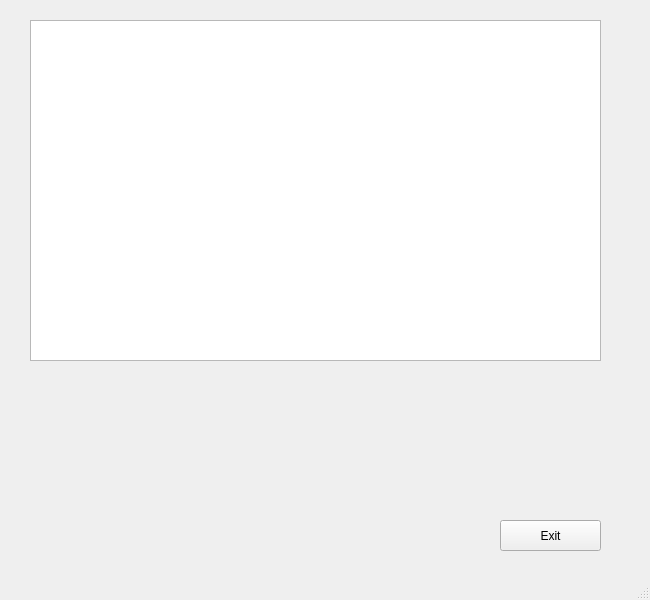
<?xml version="1.0" encoding="UTF-8"?>
<ui version="4.0">
 <class>sierpinskiTriangle</class>
 <widget class="QMainWindow" name="sierpinskiTriangle">
  <property name="geometry">
   <rect>
    <x>0</x>
    <y>0</y>
    <width>650</width>
    <height>600</height>
   </rect>
  </property>
  <property name="minimumSize">
   <size>
    <width>650</width>
    <height>600</height>
   </size>
  </property>
  <property name="maximumSize">
   <size>
    <width>650</width>
    <height>600</height>
   </size>
  </property>
  <property name="windowTitle">
   <string>MainWindow</string>
  </property>
  <widget class="QWidget" name="centralwidget">
   <widget class="QPushButton" name="pushButton">
    <property name="geometry">
     <rect>
      <x>500</x>
      <y>520</y>
      <width>101</width>
      <height>31</height>
     </rect>
    </property>
    <property name="text">
     <string>Exit</string>
    </property>
   </widget>
   <widget class="QGraphicsView" name="graphicsView">
    <property name="geometry">
     <rect>
      <x>30</x>
      <y>20</y>
      <width>571</width>
      <height>341</height>
     </rect>
    </property>
   </widget>
  </widget>
  <widget class="QMenuBar" name="menubar">
   <property name="geometry">
    <rect>
     <x>0</x>
     <y>0</y>
     <width>650</width>
     <height>22</height>
    </rect>
   </property>
  </widget>
  <widget class="QStatusBar" name="statusbar"/>
 </widget>
 <resources/>
 <connections>
  <connection>
   <sender>pushButton</sender>
   <signal>clicked()</signal>
   <receiver>sierpinskiTriangle</receiver>
   <slot>close()</slot>
   <hints>
    <hint type="sourcelabel">
     <x>520</x>
     <y>554</y>
    </hint>
    <hint type="destinationlabel">
     <x>367</x>
     <y>544</y>
    </hint>
   </hints>
  </connection>
 </connections>
</ui>
